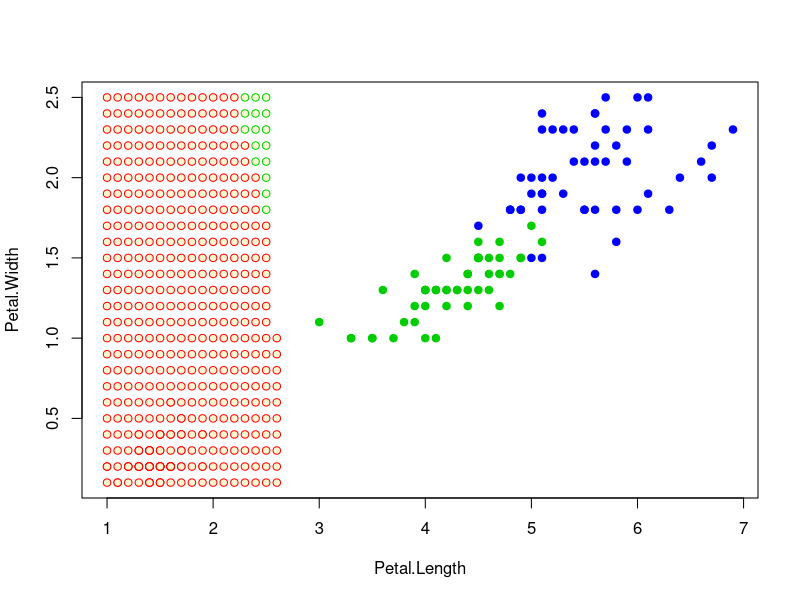

Here is the R script that generated this plot: (Note: a time limit stopped this script after it produced the figure.)
eDist <- function(u, v) {
  sqrt(sum((u - v)^2))
}

KerRect <- function(z){
  if(abs(z) <= 1) return(0.5)
  else return(0)
}

KerTriang <- function(z){
  if(abs(z) <= 1) return(1 - abs(z))
  else return(0)
}

KerQuart <- function(z){
  if(abs(z) <= 1) return((15/16)*(1 - z^2)^2)
  else return(0)
}

KerEpan <- function(z){
  if(abs(z) <= 1) return(0.75*(1 - z^2))
  else return(0)
}

KerGauss <- function(z){
  (2*pi)^(-0.5)*exp(-0.5*z^2)
}

pw <- function(X, z, h, K){
  xl <- X[, 3:5]
  l <- dim(xl)[1]
  n <- dim(xl)[2] - 1
  
  distances_weighed <- matrix(NA, l, 2)
  for(tmp in 1:l){
    distances_weighed[tmp, 1] <- eDist(xl[tmp, 1:n], z)
    distances_weighed[tmp, 2] <- K(distances_weighed[tmp, 1]/h)
  }
  classes <- data.frame(distances_weighed[ , 1], distances_weighed[ , 2], xl[ , 3])
  colnames(classes) <- c("Distances", "Weights", "Species")
  sumSetosa <- sum(classes[classes$Species == "setosa", 2])
  sumVersicolor <- sum(classes[classes$Species == "versicolor", 2])
  sumVirginica <- sum(classes[classes$Species == "virginica", 2])
  ans <- matrix(c(sumSetosa, sumVersicolor, sumVirginica), 
                nrow = 1, ncol = 3, byrow = T, list(c(1), c('setosa', 'versicolor', 'virginica'))) 
  return(colnames(ans)[which.max(ans)])
}

draw_for_loo <- function(Ox, Oy, step, xmax, hOpt, LooOpt, i){
  plot(NULL, NULL, type = "l",  main = i, xlim = c(0, xmax), ylim = c(0, 1), xlab = 'h', ylab = 'loo')
  lines(Ox, Oy, pch = 8, bg = "black", col = "green3")
  points(hOpt, LooOpt, pch = 21, bg = "white", col = "blue")
}

loo <- function(X, alg, step, xmax){
  l <- dim(X)[1]
  Ox <- seq(from = step, to = xmax, by = step)
  Cores <- c(KerEpan, KerGauss, KerQuart, KerTriang, KerRect)
  CoresNames <- c("KerEpan", "KerGauss", "KerQuart", "KerTriang", "KerRect")
  LooOpt <- 1
  Kopt <- Cores[1]
  ans_Kh <- c() #c(K, h)
  hOpt <- step
  j <- 1
  
  for(K in Cores){
    Oy <- c()
    #print(K)
    for(h in Ox){
      #print(h)
      Q <- 0
      for(i in 1:l){
        iris2 <- iris[-i, ]
        z <- iris[i, 3:4]
        if(pw(iris2, z, h, K) != iris[i, 5]) Q <- Q + 1
      }
      Loo <- Q/l
      #print(Loo)
      if(Loo <= LooOpt) {
        LooOpt <- Loo
        hOpt <- h
        KOpt <- K
      }
      Oy <- c(Oy, Loo)
    }
    draw_for_loo(Ox, Oy, step, xmax, hOpt, LooOpt, CoresNames[j])
    j <- j + 1
    print("Ker:")
    print(KOpt)
    print("h opt:")
    print(hOpt)
    print("Loo:")
    print(LooOpt)
    ans_Kh <- c(KOpt, hOpt)
  }
  print("Loo opt:")
  print(LooOpt)
  print(ans_Kh)
  return(ans_Kh)
}

step <- 0.1
#Kh <- loo(iris, pw, step, 7)
Kh <- c(KerTriang, 2.7)

colors <- c("setosa" = "red", "versicolor" = "green3", "virginica" = "blue")
plot(iris[, 3:4], pch = 21, bg = colors[iris$Species], col = colors[iris$Species])

st3 <- seq(from = min(iris[, 3]), to = max(iris[, 3]), by = step)
st4 <- seq(from = min(iris[, 4]), to = max(iris[, 4]), by = step)

for(i in st3){
  for(j in st4){
    z <- c(i, j)
    points(z[1], z[2],  pch = 21, bg = "lightgoldenrodyellow", col = colors[pw(iris, z, Kh[[2]], Kh[[1]])])
  }
}
points(iris[, 3:4], pch = 21, bg = colors[iris$Species], col = colors[iris$Species])
legend("bottomright", c("virginica", "versicolor", "setosa"), pch = c(15,15,15), col = c("blue", "green3", "red"))
